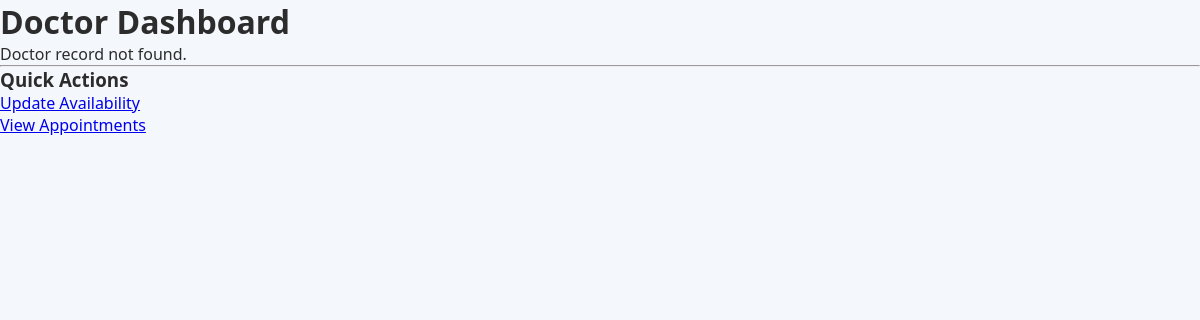
/modules/doctor/dashboard.php, run on an earlier commit of the app's database.
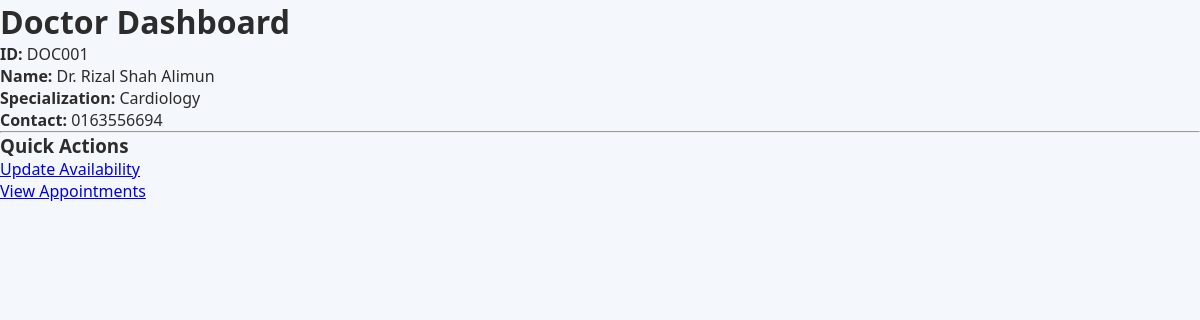
And on a later commit of the database.
### tables this page shows
CREATE TABLE `doctor` (
  `doctorID` varchar(10) NOT NULL,
  `name` varchar(100) NOT NULL,
  `specialization` varchar(100) NOT NULL,
  `contactDetails` varchar(50) NOT NULL
);

### modules/doctor/dashboard.php (the view, shortened to what this page needs)
<?php
require_once "../../db/dbcon.php";
$doctorID = "DOC001";
$sql = "SELECT * FROM doctor WHERE doctorID = ?";
$stmt = $conn->prepare($sql);
$stmt->bind_param("s", $doctorID);
$stmt->execute();
$result = $stmt->get_result();
$doctor = $result->fetch_assoc();
?>
<!DOCTYPE html>
<html lang="en">
<head>
    <link rel="stylesheet" href="../../assets/css/style.css">
    <link rel="stylesheet" href="../../assets/style.css">
</head>
<body>
<h1>Doctor Dashboard</h1>
<?php if ($doctor): ?>
    <div>
        <p><strong>ID:</strong> <?= htmlspecialchars($doctor['doctorID']) ?></p>
        <p><strong>Name:</strong> <?= htmlspecialchars($doctor['name']) ?></p>
        <p><strong>Specialization:</strong> <?= htmlspecialchars($doctor['specialization']) ?></p>
        <p><strong>Contact:</strong> <?= htmlspecialchars($doctor['contactDetails']) ?></p>
    </div>
<?php else: ?>
    <p>Doctor record not found.</p>
<?php endif; ?>
<hr>
<h3>Quick Actions</h3>
<ul>
    <li><a href="schedule.php">Update Availability</a></li>
    <li><a href="appointments.php">View Appointments</a></li>
</ul>
</body>
</html>

What changed in the data, as far as the page shows it:
added doctor: doctorID "DOC001", name "Dr. Rizal Shah Alimun", specialization "Cardiology", contactDetails "0163556694"
Also different on the page:
text no longer shown: "Doctor record not found."
text now shown: "ID: Name: Specialization: Contact:"
